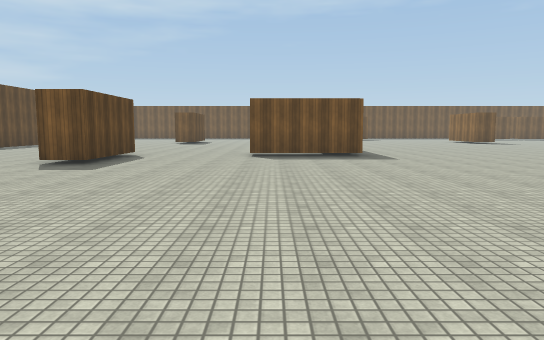
view 1 (above)

23 first-person views from a walk through a Unity game level. The camera is 1.5 m above the floor, tilts 6° down and sees 70° across. The floor is counted in squares, 2 m on a side. Each view is taken from the middle of a square. On the plan, view 1 faces up. The plan holds only what a view shows up to about 12 squares ahead; the rest is blank. The place goes on beyond the plan. Surface patterns are stand-ins for the level's own textures.

view 2
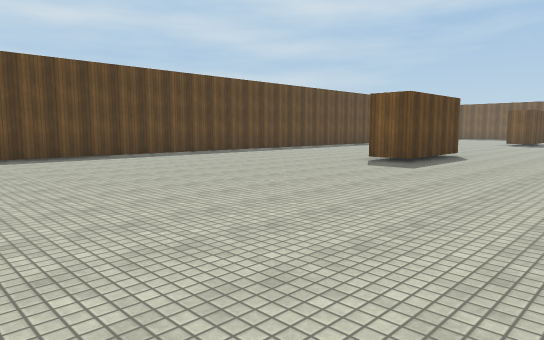

view 3
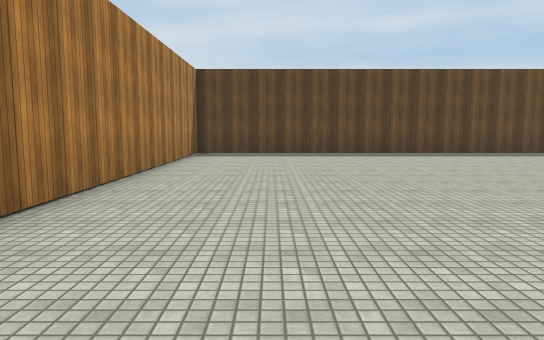

view 4
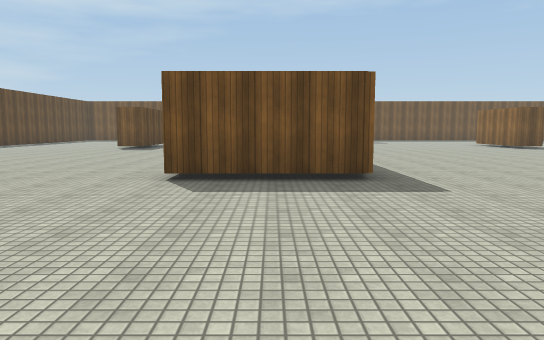

view 5
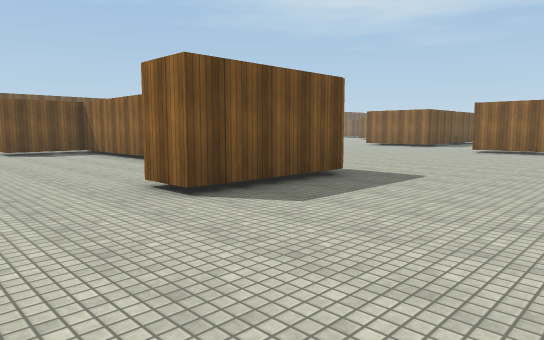

view 6
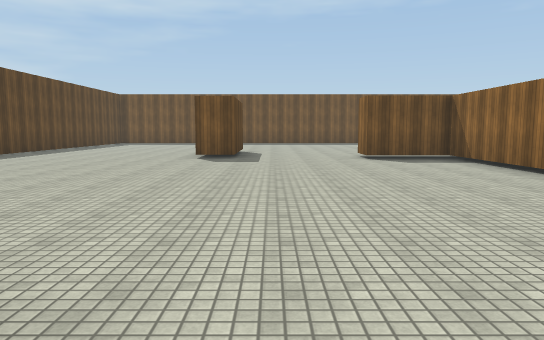

view 7
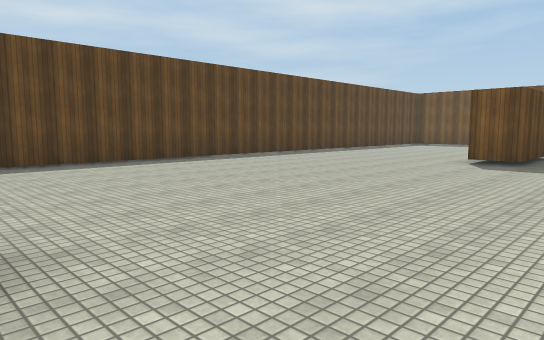

view 8
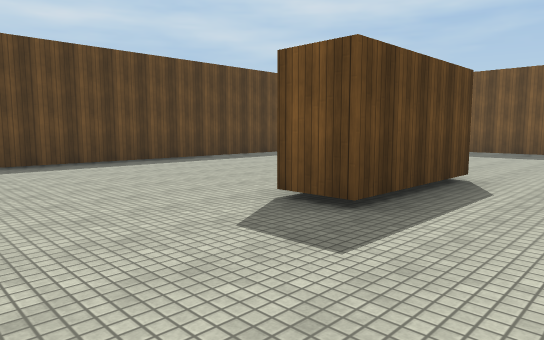

view 9
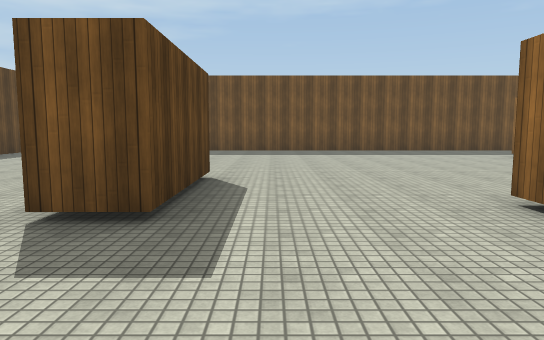

view 10
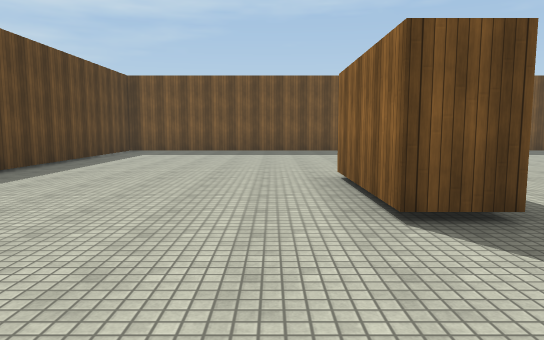

view 11
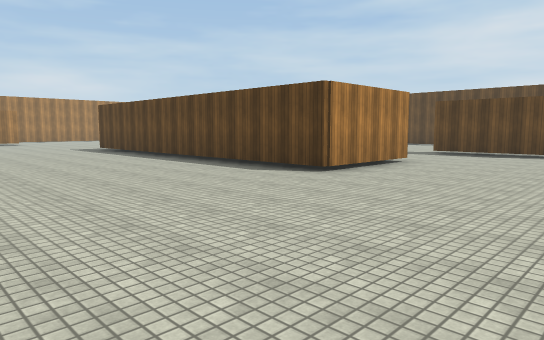

view 12
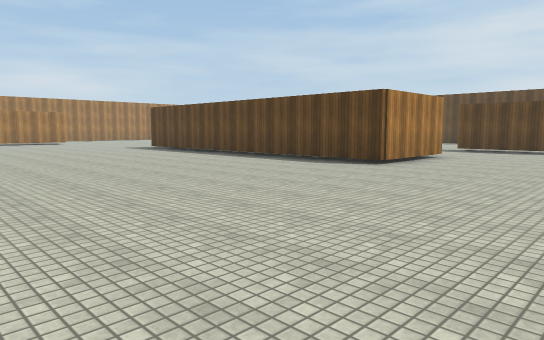

view 13
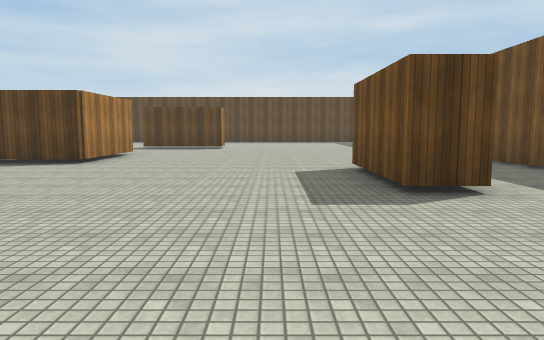

view 14
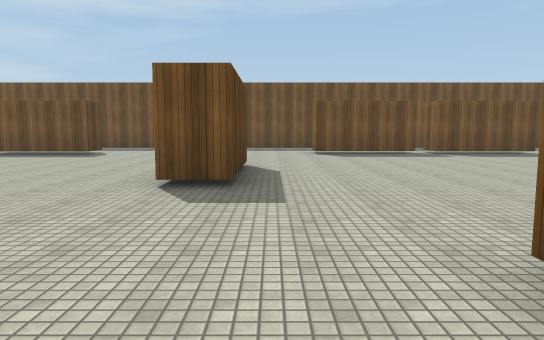

view 15
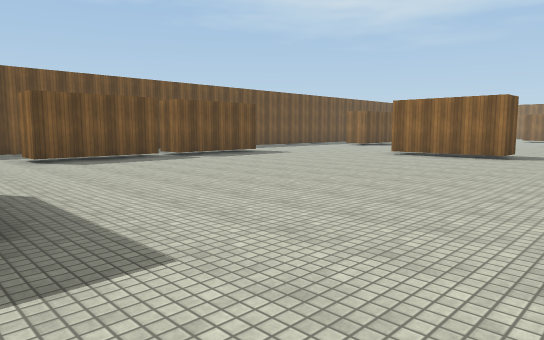

view 16
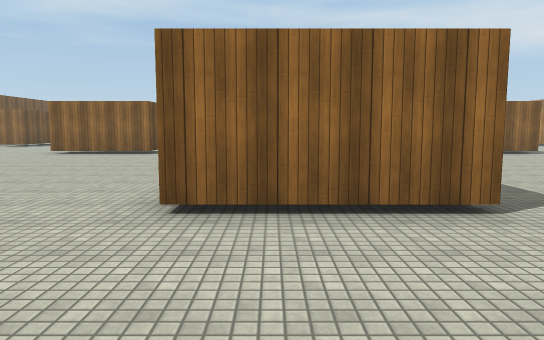

view 17
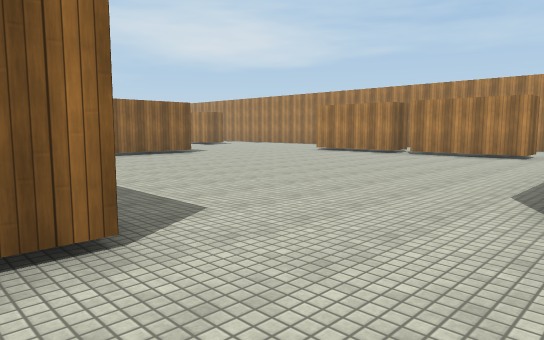

view 18
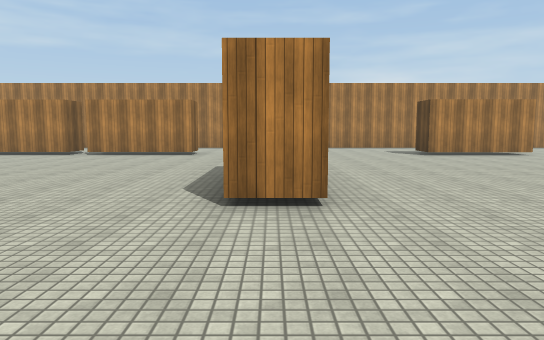

view 19
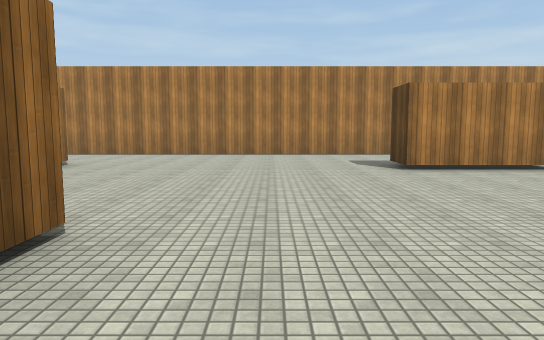

view 20
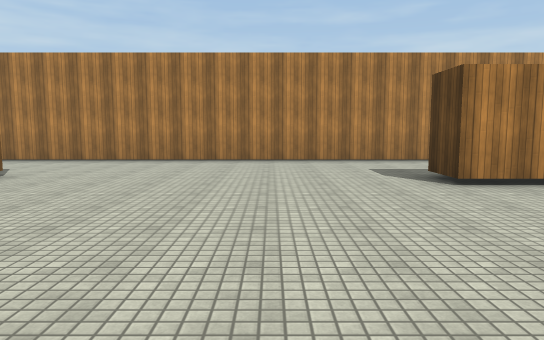

view 21
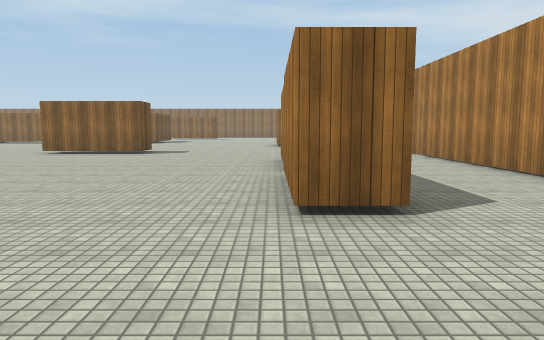

view 22
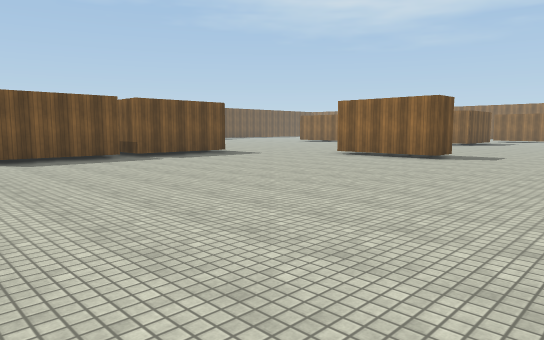

view 23
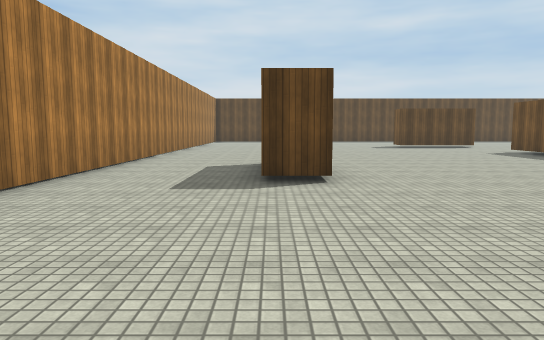

### Floor plan
Points are (right, up) in squares from view 1. A wall is a line through its corners. A room is listed if a view was taken in it or the views show most of it. See-through windows are left out.
Room 1 (views 1, 2, 3, 4, 5, 6, 7, 8, 9, 10, 11, 12, 13, 14, 15, 16, 17, 18, 19, 20, 21, 22, 23)
walls: (2.6, 10.8) (-0.6, 10.8) (-0.6, 11.8); (1.5, 15.9) (1.5, 19.8) (-0.6, 19.8) (-0.6, 20.9) (2.5, 20.9) (2.5, 13.4); (10.4, 11.3) (11.5, 11.3); (10.5, 8.2) (10.5, 10.6); (13.4, 13.9) (13.4, 17); (-4, 11.4) (-4, 8.3) (-5, 8.3); (16.4, 14) (13.8, 14); (3.5, 3.9) (6.5, 3.9) (6.5, 2.8); (11.5, 23) (11.5, 20.1) (10.4, 20.1); (19.1, 14) (16.9, 14); (13.4, 2.8) (13.4, 3.9) (16.4, 3.9); (-4, 23.1) (-4, 20.1) (-5, 20.1) (-5, 23.1); (6.5, 27.6) (6.5, 26.7) (3.5, 26.7); (-0.1, -0.3) (21.9, -0.3); (16.9, 2.9) (16.9, 3.9) (19.6, 3.9); (16.4, 26.7) (13.4, 26.7) (13.4, 27.8); (-10.8, 10.4) (-10.8, -0.3) (-2.1, -0.3); (22.5, 19.8) (21.8, 19.8) (21.8, 22.8); (22.5, 7.9) (21.8, 7.9) (21.8, 11); (20, 26.7) (16.9, 26.7) (16.9, 27.8); (-10.8, 29.1) (-10.8, 12.5)

Positions as (right, up) in squares from view 1, and headings:
1: (0, 0), facing up
2: (0, 0), facing up-left
3: (1, 2), facing left
4: (1, 5), facing up
5: (-3, 7), facing up-right
6: (-3, 10), facing up
7: (-2, 11), facing up-left
8: (-2, 17), facing up-left
9: (-3, 17), facing up
10: (-6, 17), facing up
11: (8, 25), facing down-left
12: (10, 25), facing down-left
13: (11, 25), facing left
14: (12, 15), facing up
15: (11, 17), facing up-right
16: (10, 16), facing right
17: (11, 15), facing down-right
18: (11, 15), facing down
19: (9, 11), facing down
20: (9, 9), facing down
21: (10, 4), facing right
22: (12, 4), facing up-right
23: (12, 3), facing left
